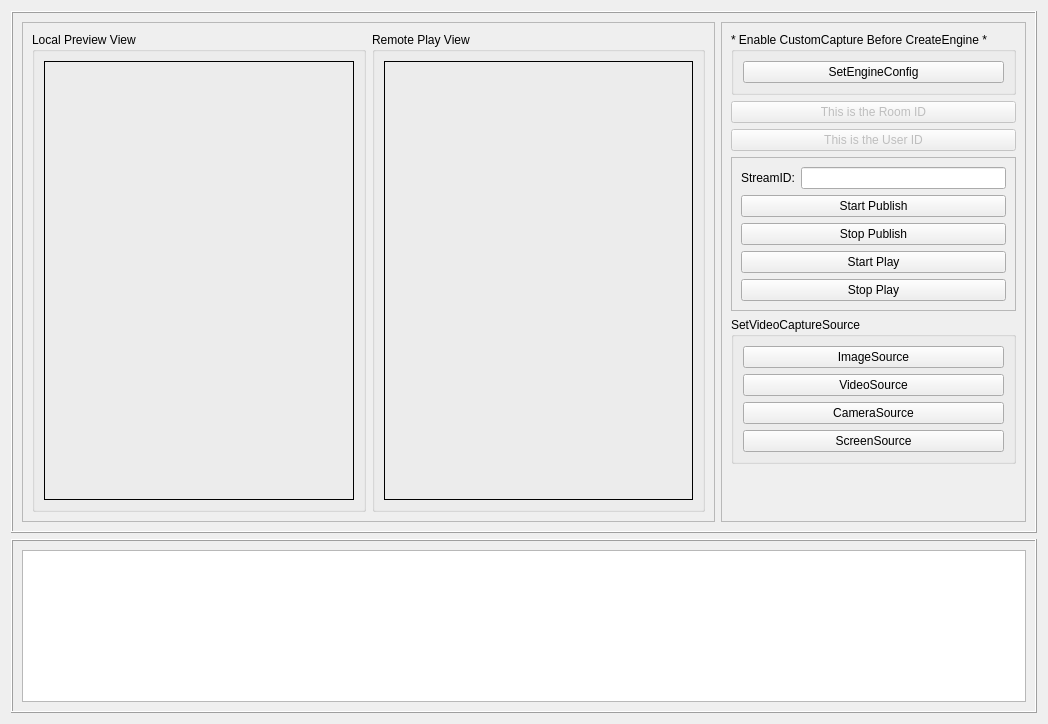
<?xml version="1.0" encoding="UTF-8"?>
<ui version="4.0">
 <class>ZegoCustomVideoCaptureDemo</class>
 <widget class="QWidget" name="ZegoCustomVideoCaptureDemo">
  <property name="geometry">
   <rect>
    <x>0</x>
    <y>0</y>
    <width>1048</width>
    <height>724</height>
   </rect>
  </property>
  <property name="windowTitle">
   <string>Form</string>
  </property>
  <layout class="QVBoxLayout" name="verticalLayout" stretch="3,1">
   <item>
    <widget class="QFrame" name="frame">
     <property name="frameShape">
      <enum>QFrame::Box</enum>
     </property>
     <property name="frameShadow">
      <enum>QFrame::Raised</enum>
     </property>
     <layout class="QHBoxLayout" name="horizontalLayout_3" stretch="3,1">
      <item>
       <widget class="QFrame" name="frame_videos">
        <property name="sizePolicy">
         <sizepolicy hsizetype="Expanding" vsizetype="Preferred">
          <horstretch>0</horstretch>
          <verstretch>0</verstretch>
         </sizepolicy>
        </property>
        <property name="frameShape">
         <enum>QFrame::StyledPanel</enum>
        </property>
        <property name="frameShadow">
         <enum>QFrame::Raised</enum>
        </property>
        <layout class="QHBoxLayout" name="horizontalLayout_4">
         <item>
          <widget class="QGroupBox" name="groupBox">
           <property name="title">
            <string>Local Preview View</string>
           </property>
           <layout class="QHBoxLayout" name="horizontalLayout">
            <item>
             <widget class="QFrame" name="frame_local_video">
              <property name="sizePolicy">
               <sizepolicy hsizetype="Preferred" vsizetype="Expanding">
                <horstretch>0</horstretch>
                <verstretch>0</verstretch>
               </sizepolicy>
              </property>
              <property name="frameShape">
               <enum>QFrame::Box</enum>
              </property>
             </widget>
            </item>
           </layout>
          </widget>
         </item>
         <item>
          <widget class="QGroupBox" name="groupBox_3">
           <property name="title">
            <string>Remote Play View</string>
           </property>
           <layout class="QHBoxLayout" name="horizontalLayout_2">
            <item>
             <widget class="QFrame" name="frame_remote_video">
              <property name="sizePolicy">
               <sizepolicy hsizetype="Preferred" vsizetype="Expanding">
                <horstretch>0</horstretch>
                <verstretch>0</verstretch>
               </sizepolicy>
              </property>
              <property name="frameShape">
               <enum>QFrame::Box</enum>
              </property>
             </widget>
            </item>
           </layout>
          </widget>
         </item>
        </layout>
       </widget>
      </item>
      <item>
       <widget class="QFrame" name="frame_3">
        <property name="maximumSize">
         <size>
          <width>500</width>
          <height>16777215</height>
         </size>
        </property>
        <property name="frameShape">
         <enum>QFrame::StyledPanel</enum>
        </property>
        <property name="frameShadow">
         <enum>QFrame::Raised</enum>
        </property>
        <layout class="QVBoxLayout" name="verticalLayout_3">
         <item>
          <widget class="QGroupBox" name="groupBox_2">
           <property name="title">
            <string>* Enable CustomCapture Before CreateEngine *</string>
           </property>
           <layout class="QHBoxLayout" name="horizontalLayout_5">
            <item>
             <widget class="QPushButton" name="pushButton_setEngineConfig">
              <property name="text">
               <string>SetEngineConfig</string>
              </property>
             </widget>
            </item>
           </layout>
          </widget>
         </item>
         <item>
          <widget class="QPushButton" name="pushButton_roomID">
           <property name="enabled">
            <bool>false</bool>
           </property>
           <property name="text">
            <string>This is the Room ID</string>
           </property>
          </widget>
         </item>
         <item>
          <widget class="QPushButton" name="pushButton_userID">
           <property name="enabled">
            <bool>false</bool>
           </property>
           <property name="text">
            <string>This is the User ID</string>
           </property>
          </widget>
         </item>
         <item>
          <widget class="QFrame" name="frame_4">
           <property name="frameShape">
            <enum>QFrame::StyledPanel</enum>
           </property>
           <property name="frameShadow">
            <enum>QFrame::Raised</enum>
           </property>
           <layout class="QFormLayout" name="formLayout_2">
            <item row="0" column="0">
             <widget class="QLabel" name="label_3">
              <property name="text">
               <string>StreamID:</string>
              </property>
             </widget>
            </item>
            <item row="0" column="1">
             <widget class="QLineEdit" name="lineEdit_streamID">
              <property name="sizePolicy">
               <sizepolicy hsizetype="Preferred" vsizetype="Preferred">
                <horstretch>0</horstretch>
                <verstretch>0</verstretch>
               </sizepolicy>
              </property>
             </widget>
            </item>
            <item row="4" column="0" colspan="2">
             <widget class="QPushButton" name="pushButton_startPublish">
              <property name="sizePolicy">
               <sizepolicy hsizetype="Preferred" vsizetype="Preferred">
                <horstretch>0</horstretch>
                <verstretch>0</verstretch>
               </sizepolicy>
              </property>
              <property name="text">
               <string>Start Publish</string>
              </property>
             </widget>
            </item>
            <item row="5" column="0" colspan="2">
             <widget class="QPushButton" name="pushButton_stopPublish">
              <property name="sizePolicy">
               <sizepolicy hsizetype="Preferred" vsizetype="Preferred">
                <horstretch>0</horstretch>
                <verstretch>0</verstretch>
               </sizepolicy>
              </property>
              <property name="text">
               <string>Stop Publish</string>
              </property>
             </widget>
            </item>
            <item row="6" column="0" colspan="2">
             <widget class="QPushButton" name="pushButton_startPlay">
              <property name="sizePolicy">
               <sizepolicy hsizetype="Preferred" vsizetype="Preferred">
                <horstretch>0</horstretch>
                <verstretch>0</verstretch>
               </sizepolicy>
              </property>
              <property name="text">
               <string>Start Play</string>
              </property>
             </widget>
            </item>
            <item row="7" column="0" colspan="2">
             <widget class="QPushButton" name="pushButton_stopPlay">
              <property name="sizePolicy">
               <sizepolicy hsizetype="Preferred" vsizetype="Preferred">
                <horstretch>0</horstretch>
                <verstretch>0</verstretch>
               </sizepolicy>
              </property>
              <property name="text">
               <string>Stop Play</string>
              </property>
             </widget>
            </item>
           </layout>
          </widget>
         </item>
         <item>
          <widget class="QGroupBox" name="groupBox_4">
           <property name="title">
            <string>SetVideoCaptureSource</string>
           </property>
           <layout class="QVBoxLayout" name="verticalLayout_4">
            <item>
             <widget class="QPushButton" name="pushButton_imageSource">
              <property name="text">
               <string>ImageSource</string>
              </property>
             </widget>
            </item>
            <item>
             <widget class="QPushButton" name="pushButton_videoSource">
              <property name="text">
               <string>VideoSource</string>
              </property>
             </widget>
            </item>
            <item>
             <widget class="QPushButton" name="pushButton_cameraSource">
              <property name="text">
               <string>CameraSource</string>
              </property>
             </widget>
            </item>
            <item>
             <widget class="QPushButton" name="pushButton_screenSource">
              <property name="text">
               <string>ScreenSource</string>
              </property>
             </widget>
            </item>
           </layout>
          </widget>
         </item>
         <item>
          <spacer name="verticalSpacer">
           <property name="orientation">
            <enum>Qt::Vertical</enum>
           </property>
           <property name="sizeHint" stdset="0">
            <size>
             <width>17</width>
             <height>224</height>
            </size>
           </property>
          </spacer>
         </item>
        </layout>
       </widget>
      </item>
     </layout>
    </widget>
   </item>
   <item>
    <widget class="QFrame" name="frame_5">
     <property name="sizePolicy">
      <sizepolicy hsizetype="Preferred" vsizetype="Preferred">
       <horstretch>0</horstretch>
       <verstretch>0</verstretch>
      </sizepolicy>
     </property>
     <property name="minimumSize">
      <size>
       <width>300</width>
       <height>0</height>
      </size>
     </property>
     <property name="maximumSize">
      <size>
       <width>16777215</width>
       <height>16777215</height>
      </size>
     </property>
     <property name="frameShape">
      <enum>QFrame::Box</enum>
     </property>
     <property name="frameShadow">
      <enum>QFrame::Raised</enum>
     </property>
     <layout class="QVBoxLayout" name="verticalLayout_2">
      <item>
       <widget class="QTextEdit" name="textEdit_log">
        <property name="html">
         <string>&lt;!DOCTYPE HTML PUBLIC &quot;-//W3C//DTD HTML 4.0//EN&quot; &quot;http://www.w3.org/TR/REC-html40/strict.dtd&quot;&gt;
&lt;html&gt;&lt;head&gt;&lt;meta name=&quot;qrichtext&quot; content=&quot;1&quot; /&gt;&lt;style type=&quot;text/css&quot;&gt;
p, li { white-space: pre-wrap; }
&lt;/style&gt;&lt;/head&gt;&lt;body style=&quot; font-family:'SimSun'; font-size:9pt; font-weight:400; font-style:normal;&quot;&gt;
&lt;p style=&quot;-qt-paragraph-type:empty; margin-top:0px; margin-bottom:0px; margin-left:0px; margin-right:0px; -qt-block-indent:0; text-indent:0px;&quot;&gt;&lt;br /&gt;&lt;/p&gt;&lt;/body&gt;&lt;/html&gt;</string>
        </property>
       </widget>
      </item>
     </layout>
    </widget>
   </item>
  </layout>
 </widget>
 <resources/>
 <connections/>
</ui>
